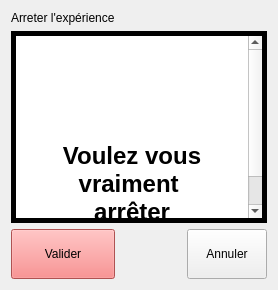
      <widget class="QWidget" name="page_8">
       <layout class="QGridLayout" name="gridLayout_12">
        <item row="3" column="2">
         <widget class="QPushButton" name="annulerArretExperience">
          <property name="minimumSize">
           <size>
            <width>0</width>
            <height>50</height>
           </size>
          </property>
          <property name="text">
           <string>Annuler</string>
          </property>
         </widget>
        </item>
        <item row="3" column="0">
         <widget class="QPushButton" name="validerArretExperience">
          <property name="minimumSize">
           <size>
            <width>0</width>
            <height>50</height>
           </size>
          </property>
          <property name="palette">
           <palette>
            <active>
             <colorrole role="WindowText">
              <brush brushstyle="SolidPattern">
               <color alpha="255">
                <red>0</red>
                <green>0</green>
                <blue>0</blue>
               </color>
              </brush>
             </colorrole>
             <colorrole role="Button">
              <brush brushstyle="SolidPattern">
               <color alpha="255">
                <red>245</red>
                <green>115</green>
                <blue>115</blue>
               </color>
              </brush>
             </colorrole>
             <colorrole role="Light">
              <brush brushstyle="SolidPattern">
               <color alpha="255">
                <red>255</red>
                <green>232</green>
                <blue>232</blue>
               </color>
              </brush>
             </colorrole>
             <colorrole role="Midlight">
              <brush brushstyle="SolidPattern">
               <color alpha="255">
                <red>250</red>
                <green>173</green>
                <blue>173</blue>
               </color>
              </brush>
             </colorrole>
             <colorrole role="Dark">
              <brush brushstyle="SolidPattern">
               <color alpha="255">
                <red>122</red>
                <green>57</green>
                <blue>57</blue>
               </color>
              </brush>
             </colorrole>
             <colorrole role="Mid">
              <brush brushstyle="SolidPattern">
               <color alpha="255">
                <red>163</red>
                <green>77</green>
                <blue>77</blue>
               </color>
              </brush>
             </colorrole>
             <colorrole role="Text">
              <brush brushstyle="SolidPattern">
               <color alpha="255">
                <red>0</red>
                <green>0</green>
                <blue>0</blue>
               </color>
              </brush>
             </colorrole>
             <colorrole role="BrightText">
              <brush brushstyle="SolidPattern">
               <color alpha="255">
                <red>255</red>
                <green>255</green>
                <blue>255</blue>
               </color>
              </brush>
             </colorrole>
             <colorrole role="ButtonText">
              <brush brushstyle="SolidPattern">
               <color alpha="255">
                <red>0</red>
                <green>0</green>
                <blue>0</blue>
               </color>
              </brush>
             </colorrole>
             <colorrole role="Base">
              <brush brushstyle="SolidPattern">
               <color alpha="255">
                <red>255</red>
                <green>255</green>
                <blue>255</blue>
               </color>
              </brush>
             </colorrole>
             <colorrole role="Window">
              <brush brushstyle="SolidPattern">
               <color alpha="255">
                <red>245</red>
                <green>115</green>
                <blue>115</blue>
               </color>
              </brush>
             </colorrole>
             <colorrole role="Shadow">
              <brush brushstyle="SolidPattern">
               <color alpha="255">
                <red>0</red>
                <green>0</green>
                <blue>0</blue>
               </color>
              </brush>
             </colorrole>
             <colorrole role="AlternateBase">
              <brush brushstyle="SolidPattern">
               <color alpha="255">
                <red>250</red>
                <green>185</green>
                <blue>185</blue>
               </color>
              </brush>
             </colorrole>
             <colorrole role="ToolTipBase">
              <brush brushstyle="SolidPattern">
               <color alpha="255">
                <red>255</red>
                <green>255</green>
                <blue>220</blue>
               </color>
              </brush>
             </colorrole>
             <colorrole role="ToolTipText">
              <brush brushstyle="SolidPattern">
               <color alpha="255">
                <red>0</red>
                <green>0</green>
                <blue>0</blue>
               </color>
              </brush>
             </colorrole>
            </active>
            <inactive>
             <colorrole role="WindowText">
              <brush brushstyle="SolidPattern">
               <color alpha="255">
                <red>0</red>
                <green>0</green>
                <blue>0</blue>
               </color>
              </brush>
             </colorrole>
             <colorrole role="Button">
              <brush brushstyle="SolidPattern">
               <color alpha="255">
                <red>245</red>
                <green>115</green>
                <blue>115</blue>
               </color>
              </brush>
             </colorrole>
             <colorrole role="Light">
              <brush brushstyle="SolidPattern">
               <color alpha="255">
                <red>255</red>
                <green>232</green>
                <blue>232</blue>
               </color>
              </brush>
             </colorrole>
             <colorrole role="Midlight">
              <brush brushstyle="SolidPattern">
               <color alpha="255">
                <red>250</red>
                <green>173</green>
                <blue>173</blue>
               </color>
              </brush>
             </colorrole>
             <colorrole role="Dark">
              <brush brushstyle="SolidPattern">
               <color alpha="255">
                <red>122</red>
                <green>57</green>
                <blue>57</blue>
               </color>
              </brush>
             </colorrole>
             <colorrole role="Mid">
              <brush brushstyle="SolidPattern">
               <color alpha="255">
                <red>163</red>
                <green>77</green>
                <blue>77</blue>
               </color>
              </brush>
             </colorrole>
             <colorrole role="Text">
              <brush brushstyle="SolidPattern">
               <color alpha="255">
                <red>0</red>
                <green>0</green>
                <blue>0</blue>
               </color>
              </brush>
             </colorrole>
             <colorrole role="BrightText">
              <brush brushstyle="SolidPattern">
               <color alpha="255">
                <red>255</red>
                <green>255</green>
                <blue>255</blue>
               </color>
              </brush>
             </colorrole>
             <colorrole role="ButtonText">
              <brush brushstyle="SolidPattern">
               <color alpha="255">
                <red>0</red>
                <green>0</green>
                <blue>0</blue>
               </color>
              </brush>
             </colorrole>
             <colorrole role="Base">
              <brush brushstyle="SolidPattern">
               <color alpha="255">
                <red>255</red>
                <green>255</green>
                <blue>255</blue>
               </color>
              </brush>
             </colorrole>
             <colorrole role="Window">
              <brush brushstyle="SolidPattern">
               <color alpha="255">
                <red>245</red>
                <green>115</green>
                <blue>115</blue>
               </color>
              </brush>
             </colorrole>
             <colorrole role="Shadow">
              <brush brushstyle="SolidPattern">
               <color alpha="255">
                <red>0</red>
                <green>0</green>
                <blue>0</blue>
               </color>
              </brush>
             </colorrole>
             <colorrole role="AlternateBase">
              <brush brushstyle="SolidPattern">
               <color alpha="255">
                <red>250</red>
                <green>185</green>
                <blue>185</blue>
               </color>
              </brush>
             </colorrole>
             <colorrole role="ToolTipBase">
              <brush brushstyle="SolidPattern">
               <color alpha="255">
                <red>255</red>
                <green>255</green>
                <blue>220</blue>
               </color>
              </brush>
             </colorrole>
             <colorrole role="ToolTipText">
              <brush brushstyle="SolidPattern">
               <color alpha="255">
                <red>0</red>
                <green>0</green>
                <blue>0</blue>
               </color>
              </brush>
             </colorrole>
            </inactive>
            <disabled>
             <colorrole role="WindowText">
              <brush brushstyle="SolidPattern">
               <color alpha="255">
                <red>122</red>
                <green>57</green>
                <blue>57</blue>
               </color>
              </brush>
             </colorrole>
             <colorrole role="Button">
              <brush brushstyle="SolidPattern">
               <color alpha="255">
                <red>245</red>
                <green>115</green>
                <blue>115</blue>
               </color>
              </brush>
             </colorrole>
             <colorrole role="Light">
              <brush brushstyle="SolidPattern">
               <color alpha="255">
                <red>255</red>
                <green>232</green>
                <blue>232</blue>
               </color>
              </brush>
             </colorrole>
             <colorrole role="Midlight">
              <brush brushstyle="SolidPattern">
               <color alpha="255">
                <red>250</red>
                <green>173</green>
                <blue>173</blue>
               </color>
              </brush>
             </colorrole>
             <colorrole role="Dark">
              <brush brushstyle="SolidPattern">
               <color alpha="255">
                <red>122</red>
                <green>57</green>
                <blue>57</blue>
               </color>
              </brush>
             </colorrole>
             <colorrole role="Mid">
              <brush brushstyle="SolidPattern">
               <color alpha="255">
                <red>163</red>
                <green>77</green>
                <blue>77</blue>
               </color>
              </brush>
             </colorrole>
             <colorrole role="Text">
              <brush brushstyle="SolidPattern">
               <color alpha="255">
                <red>122</red>
                <green>57</green>
                <blue>57</blue>
               </color>
              </brush>
             </colorrole>
             <colorrole role="BrightText">
              <brush brushstyle="SolidPattern">
               <color alpha="255">
                <red>255</red>
                <green>255</green>
                <blue>255</blue>
               </color>
              </brush>
             </colorrole>
             <colorrole role="ButtonText">
              <brush brushstyle="SolidPattern">
               <color alpha="255">
                <red>122</red>
                <green>57</green>
                <blue>57</blue>
               </color>
              </brush>
             </colorrole>
             <colorrole role="Base">
              <brush brushstyle="SolidPattern">
               <color alpha="255">
                <red>245</red>
                <green>115</green>
                <blue>115</blue>
               </color>
              </brush>
             </colorrole>
             <colorrole role="Window">
              <brush brushstyle="SolidPattern">
               <color alpha="255">
                <red>245</red>
                <green>115</green>
                <blue>115</blue>
               </color>
              </brush>
             </colorrole>
             <colorrole role="Shadow">
              <brush brushstyle="SolidPattern">
               <color alpha="255">
                <red>0</red>
                <green>0</green>
                <blue>0</blue>
               </color>
              </brush>
             </colorrole>
             <colorrole role="AlternateBase">
              <brush brushstyle="SolidPattern">
               <color alpha="255">
                <red>245</red>
                <green>115</green>
                <blue>115</blue>
               </color>
              </brush>
             </colorrole>
             <colorrole role="ToolTipBase">
              <brush brushstyle="SolidPattern">
               <color alpha="255">
                <red>255</red>
                <green>255</green>
                <blue>220</blue>
               </color>
              </brush>
             </colorrole>
             <colorrole role="ToolTipText">
              <brush brushstyle="SolidPattern">
               <color alpha="255">
                <red>0</red>
                <green>0</green>
                <blue>0</blue>
               </color>
              </brush>
             </colorrole>
            </disabled>
           </palette>
          </property>
          <property name="text">
           <string>Valider</string>
          </property>
         </widget>
        </item>
        <item row="2" column="0" colspan="3">
         <widget class="QTextBrowser" name="textBrowser_4">
          <property name="frameShape">
           <enum>QFrame::Box</enum>
          </property>
          <property name="frameShadow">
           <enum>QFrame::Plain</enum>
          </property>
          <property name="lineWidth">
           <number>5</number>
          </property>
          <property name="html">
           <string>&lt;!DOCTYPE HTML PUBLIC &quot;-//W3C//DTD HTML 4.0//EN&quot; &quot;http://www.w3.org/TR/REC-html40/strict.dtd&quot;&gt;
&lt;html&gt;&lt;head&gt;&lt;meta name=&quot;qrichtext&quot; content=&quot;1&quot; /&gt;&lt;style type=&quot;text/css&quot;&gt;
p, li { white-space: pre-wrap; }
&lt;/style&gt;&lt;/head&gt;&lt;body style=&quot; font-family:'Century Schoolbook L'; font-size:12pt; font-weight:600; font-style:normal;&quot;&gt;
&lt;p align=&quot;center&quot; style=&quot;-qt-paragraph-type:empty; margin-top:0px; margin-bottom:0px; margin-left:0px; margin-right:0px; -qt-block-indent:0; text-indent:0px; font-family:'Ubuntu'; font-size:11pt; font-weight:400;&quot;&gt;&lt;br /&gt;&lt;/p&gt;
&lt;p align=&quot;center&quot; style=&quot;-qt-paragraph-type:empty; margin-top:0px; margin-bottom:0px; margin-left:0px; margin-right:0px; -qt-block-indent:0; text-indent:0px; font-family:'Ubuntu'; font-size:18pt;&quot;&gt;&lt;br /&gt;&lt;/p&gt;
&lt;p align=&quot;center&quot; style=&quot;-qt-paragraph-type:empty; margin-top:0px; margin-bottom:0px; margin-left:0px; margin-right:0px; -qt-block-indent:0; text-indent:0px; font-family:'Ubuntu'; font-size:18pt;&quot;&gt;&lt;br /&gt;&lt;/p&gt;
&lt;p align=&quot;center&quot; style=&quot;-qt-paragraph-type:empty; margin-top:0px; margin-bottom:0px; margin-left:0px; margin-right:0px; -qt-block-indent:0; text-indent:0px; font-family:'Ubuntu'; font-size:18pt;&quot;&gt;&lt;br /&gt;&lt;/p&gt;
&lt;p align=&quot;center&quot; style=&quot; margin-top:0px; margin-bottom:0px; margin-left:0px; margin-right:0px; -qt-block-indent:0; text-indent:0px;&quot;&gt;&lt;span style=&quot; font-family:'Ubuntu'; font-size:18pt;&quot;&gt;Voulez vous vraiment &lt;/span&gt;&lt;/p&gt;
&lt;p align=&quot;center&quot; style=&quot; margin-top:0px; margin-bottom:0px; margin-left:0px; margin-right:0px; -qt-block-indent:0; text-indent:0px;&quot;&gt;&lt;span style=&quot; font-family:'Ubuntu'; font-size:18pt;&quot;&gt;arrêter l'expérience?&lt;/span&gt;&lt;/p&gt;&lt;/body&gt;&lt;/html&gt;</string>
          </property>
         </widget>
        </item>
        <item row="0" column="0">
         <widget class="QLabel" name="label_53">
          <property name="text">
           <string>Arreter l'expérience</string>
          </property>
          <property name="textFormat">
           <enum>Qt::AutoText</enum>
          </property>
          <property name="wordWrap">
           <bool>false</bool>
          </property>
          <property name="openExternalLinks">
           <bool>false</bool>
          </property>
         </widget>
        </item>
        <item row="3" column="1">
         <spacer name="horizontalSpacer_12">
          <property name="orientation">
           <enum>Qt::Horizontal</enum>
          </property>
          <property name="sizeType">
           <enum>QSizePolicy::Maximum</enum>
          </property>
          <property name="sizeHint" stdset="0">
           <size>
            <width>40</width>
            <height>20</height>
           </size>
          </property>
         </spacer>
        </item>
       </layout>
      </widget>
